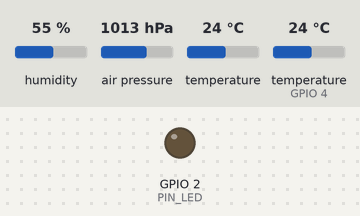
The sketch below on a simulated ESP32. Parts: output pins drawn as LEDs (lit = HIGH). The test bench sets the inputs (shaded band); at power-on: humidity 55 %, air pressure 1013 hPa, temperature 24 °C, temperature (sensor on GPIO 4) 24 °C. WiFi joins after 1.5 s; servers stay silent unless stated; what the sketch prints to the serial monitor is not drawn.

Above: at 0.1 s.
At 1.6 s:
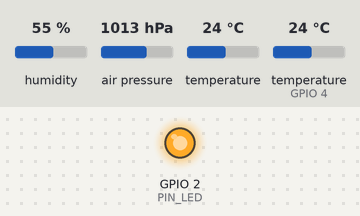
Timing chart, 0 to 3.1 s (numbered marks = the images above):
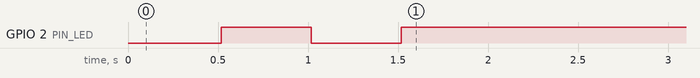

The sketch:

Sensro_BMP_WWW.ino
```cpp
#include <WiFi.h>
#include <WebServer.h>
#include <Wire.h>
#include <OneWire.h>
#include <DallasTemperature.h>
#include <Adafruit_BMP280.h>

const char* ssid = "WSB_EDU_24";
const char* password = "Wroc@love17";

WebServer server(80);

#define PIN_DS18B20 4
#define PIN_LED 2
#define PIN_BUTTON 0
#define I2C_SDA 21
#define I2C_SCL 22

OneWire oneWire(PIN_DS18B20);
DallasTemperature sensors(&oneWire);
Adafruit_BME280 bmp;

float tempDS = 0.0;
float tempBMP = 0.0;
float higBMP = 0.0;
float presBMP = 0.0;

// Funkcja generująca kod strony WWW z aktualnymi danymi
void handleRoot() {
    String html = "<!DOCTYPE html><html><head><meta charset='UTF-8'>";
    html += "<meta http-equiv='refresh' content='3'>";
    html += "<title>Węzeł IoT ESP32</title></head><body>";
    html += "<h1>Status Węzła Sensorycznego ESP32</h1>";
    html += "<p><b>Temp. DS18B20 (1-Wire):</b> " + String(tempDS) + " &deg;C</p>";
    html += "<p><b>Temp. BME280 (I2C):</b> " + String(tempBMP) + " &deg;C</p>";
    html += "<p><b>Wilg. BME280 (I2C):</b> " + String(higBMP) + " %</p>";
    html += "<p><b>Ciśnienie BME280:</b> " + String(presBMP) + " hPa</p>";
    html += "</body></html>";

    server.send(200, "text/html", html);
}

void setup() {
    Serial.begin(115200);
    pinMode(PIN_LED, OUTPUT);

    sensors.begin();
    Wire.begin(I2C_SDA, I2C_SCL); // Poprawne odpalenie I2C

    if (!bmp.begin(0x76, &Wire)) { // Poprawne przekazanie magistrali
        Serial.println("\nNie wykryto czujnika BMP/BME!");
    } else {
        Serial.println("\nSensor BME/BMP gotowy");
    }

    WiFi.begin(ssid, password);
    while (WiFi.status() != WL_CONNECTED) {
        delay(500);
        Serial.print(".");
        digitalWrite(PIN_LED, !digitalRead(PIN_LED));
    }
    digitalWrite(PIN_LED, HIGH);

    Serial.println("\nPołączono! IP: http://" + WiFi.localIP().toString());

    server.on("/", handleRoot);
    server.begin();
}

void loop() {
    server.handleClient();

    static unsigned long lastUpdate = 0;
    if (millis() - lastUpdate > 2000) {
        sensors.requestTemperatures();
        tempDS = sensors.getTempCByIndex(0);

        tempBMP = bmp.readTemperature();
        higBMP = bmp.readHumidity();
        presBMP = bmp.readPressure() / 100.0F;

        Serial.println("--- AKTUALIZACJA DANYCH ---");
        Serial.print("Temp. DS18B20: "); Serial.println(tempDS);
        Serial.print("Temp. BME280:  "); Serial.println(tempBMP);
        Serial.print("Wilg. BME280:  "); Serial.println(higBMP);
        Serial.print("Pres. BME280:  "); Serial.println(presBMP);
        Serial.println("---------------------------");

        lastUpdate = millis();
    }
    delay(10);
}
```
